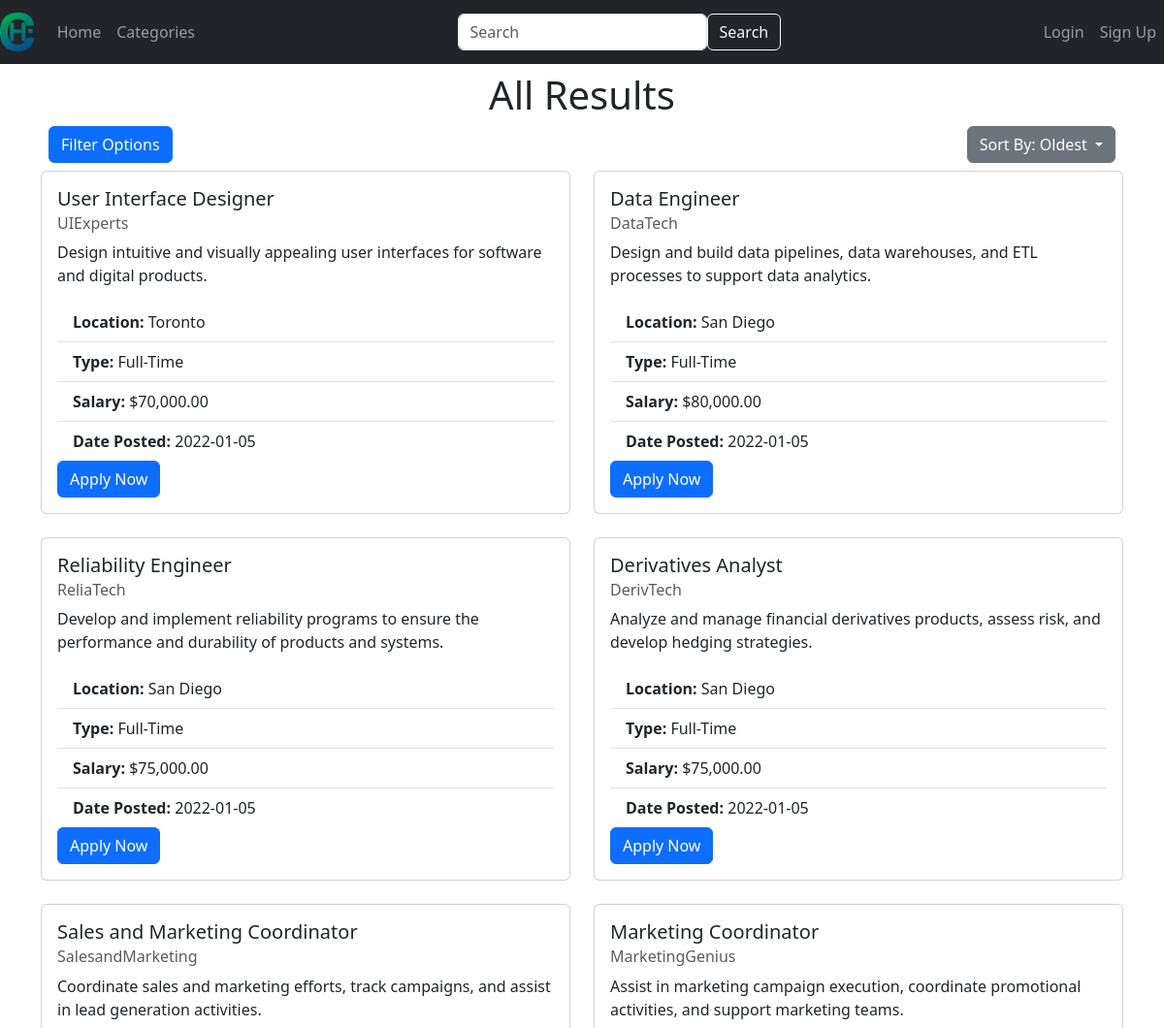
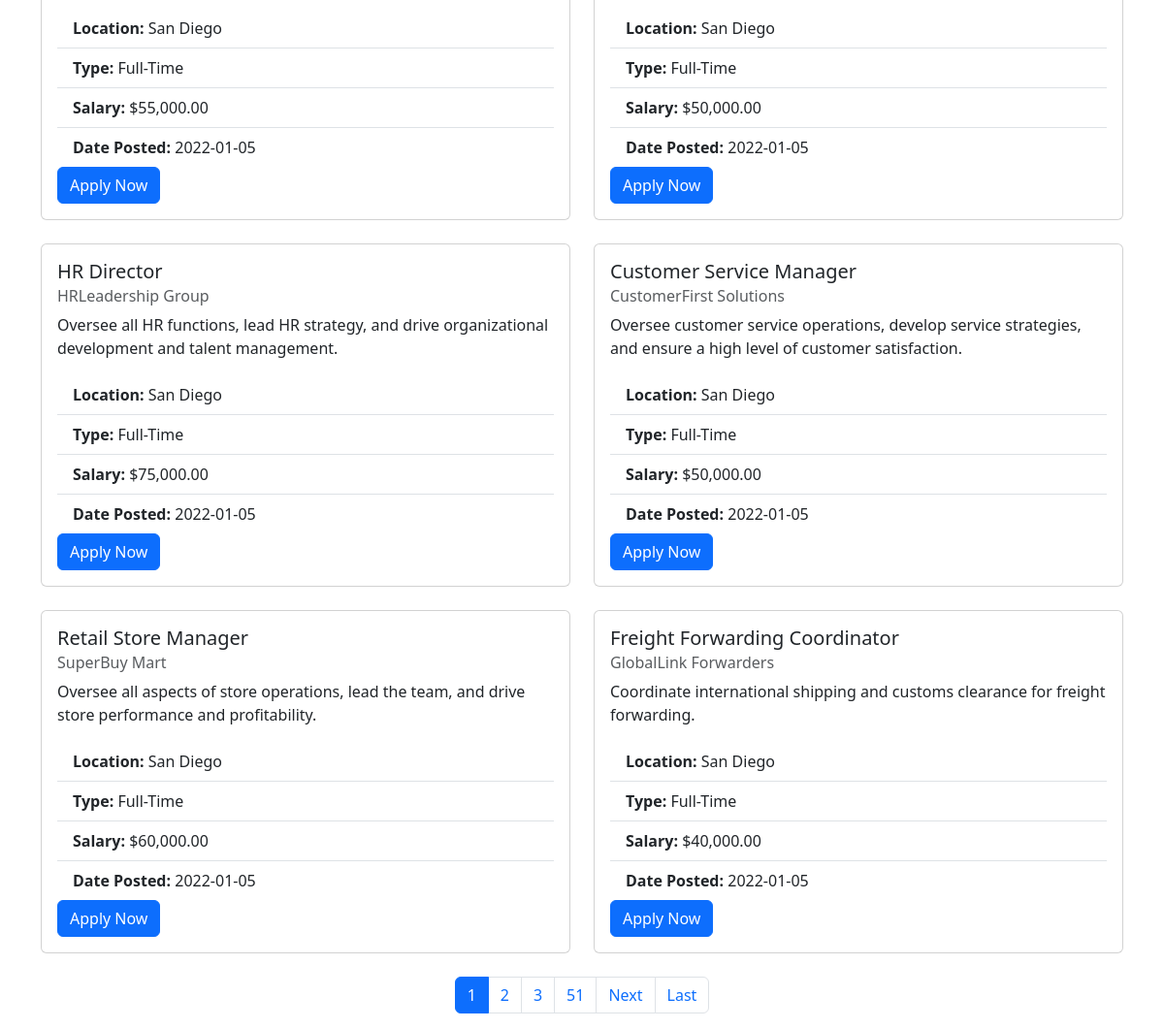
Screenshot of /search?query=&sort=oldest&min_salary=None&max_salary=None&posted_after=None&posted_before=None&job_type_filter=None with the database file from the repository (2 pictures, top to bottom).
### website/models.py (models this page shows)
class JobListing(db.Model):
    job_id = db.Column(db.Integer, primary_key=True)
    title = db.Column(db.String(128))
    company = db.Column(db.String(128))
    salary = db.Column(db.Integer)
    location = db.Column(db.String(128))
    type = db.Column(db.String(128))
    description = db.Column(db.String(32768))
    email = db.Column(db.String(128))
    date_posted = db.Column(db.DateTime(timezone=True), default=func.now())
    category_id = db.Column(db.Integer, db.ForeignKey('job_category.category_id'), nullable=False)
    category = db.relationship('JobCategory', backref=db.backref('job_listings', lazy=True))

### website/views.py (the view)
@views.route('/search', methods=['GET'])
def search():
    query = request.args.get('query', '').strip()
    page = request.args.get('page', 1, type=int)
    per_page = PAGE_SIZE
    sort_criteria = request.args.get('sort', 'newest')
    sort = sort_by(sort_criteria)
    filters = get_filters()
    search_results = JobListing.query.filter(
        JobListing.title.contains(query) |
        JobListing.company.contains(query))
    search_results = filter_results(search_results, filters).order_by(sort).paginate(page=page, per_page=per_page)
    if search_results.total == 0:
        search_results = None
    add_email_syntax(search_results)
    return render_template("search_results.html", query=query, search_results=search_results, user=current_user, sort=sort_criteria, filters=filters)

### website/__init__.py (called while the page is built)
def format_salary(value):
    try:
        salary = float(value)
        formatted_salary = "${:,.2f}".format(salary)
        return formatted_salary
    except ValueError:
        return value

### website/views.py (called while the page is built)
def sort_by(sort):
    if sort == 'newest':
        return JobListing.date_posted.desc()
    elif sort == 'oldest':
        return JobListing.date_posted.asc()
    elif sort == 'most_money':
        return JobListing.salary.desc()
    elif sort == 'least_money':
        return JobListing.salary.asc()
    else:
        return JobListing.date_posted.desc()

def filter_results(query, filters):
    if filters['min_salary']:
        query = query.filter(JobListing.salary >= filters['min_salary'])
    if filters['max_salary']:
        query = query.filter(JobListing.salary <= filters['max_salary'])
    if filters['posted_after']:
        query = query.filter(JobListing.date_posted >= filters['posted_after'])
    if filters['posted_before']:
        query = query.filter(JobListing.date_posted <= filters['posted_before'])
    if filters['job_type_filter']:
        query = query.filter(JobListing.type == filters['job_type_filter'])
    return query

def add_email_syntax(job_listings):
    if job_listings == None:
    	return None
    for job in job_listings.items:
        job.emailtitle = quote(job.title)
        job.emailcompany = quote(job.company)

### website/templates/search_results.html (shortened to what this page needs)
{% extends "base.html" %}
{% block content %}
{% if search_results %}
<div class="m-2 align-items-center">
  <div class="text-center">
    {% if query %}
    <h1>Search Results for "{{ query }}"</h1>
    {% else %}
    <h1>All Results</h1>
    {% endif %}
  </div>
  <div class="d-flex justify-content-between">
    <button class="btn btn-primary d-flex justify-content-start" type="button" data-toggle="collapse" data-target="#filterCollapse" aria-expanded="false" aria-controls="filterCollapse">
    Filter Options
    </button>
    <div class="d-flex justify-content-end">
      <div class="dropdown">
        <button class="btn btn-secondary dropdown-toggle" type="button" id="sortDropdown" data-toggle="dropdown" aria-haspopup="true" aria-expanded="false">
          {% if sort == 'most_money' %}
            Sort By: Highest Salary
          {% elif sort == 'least_money' %}
            Sort By: Lowest Salary
          {% elif sort %}
            Sort By: {{ sort|capitalize }}
          {% else %}
            Sort By: Newest
          {% endif %}
        </button>
      </div>
    </div>
  </div>
</div>
<div class="row mt-2">
	{% for job in search_results %}
	<div class="col-md-6 mb-4">
		<div class="card">
			<div class="card-body">
				<h5 class="card-title">{{ job.title }}</h5>
				<h6 class="card-subtitle mb-2 text-muted">{{ job.company }}</h6>
				<p class="card-text">{{ job.description }}</p>
				<ul class="list-group list-group-flush">
					<li class="list-group-item">
						<strong>Location:</strong> {{ job.location }}
					</li>
					<li class="list-group-item">
						<strong>Type:</strong> {{ job.type }}
					</li>
					<li class="list-group-item">
						<strong>Salary:</strong> {{ job.salary | format_salary
						}}
					</li>
					<li class="list-group-item">
						<strong>Date Posted:</strong> {{
						job.date_posted.strftime('%Y-%m-%d') }}
					</li>
				</ul>
        {% if current_user.is_authenticated %}
          <a href="mailto:{{ job.email }}?subject=Job%20Application%20-%20{{ job.emailtitle }}&body=Dear%20Hiring%20Manager,%0D%0A%0D%0AI%20would%20like%20to%20apply%20for%20the%20{{ job.emailtitle }}%20position%20at%20{{ job.emailcompany }}.%20Please%20find%20my%20resume%20attached.%0D%0A%0D%0AThank%20you,%0D%0A{{ current_user.first_name if current_user.first_name else 'Your%20Name' }}" class="btn btn-primary">Apply Now</a>
        {% else %}
          <a href="mailto:{{ job.email }}?subject=Job%20Application%20-%20{{ job.emailtitle }}&body=Dear%20Hiring%20Manager,%0D%0A%0D%0AI%20would%20like%20to%20apply%20for%20the%20{{ job.emailtitle }}%20position%20at%20{{ job.emailcompany }}.%20Please%20find%20my%20resume%20attached.%0D%0A%0D%0AThank%20you,%0D%0AYour%20Name" class="btn btn-primary">Apply Now</a>
        {% endif %}
			</div>
		</div>
	</div>
	{% endfor %}
  <nav aria-label="Page navigation">
    <ul class="pagination justify-content-center">
      {% for num in search_results.iter_pages(left_edge=1, right_edge=1, left_current=1, right_current=2) %}
        {% if num %}
          {% if num != search_results.page %}
            <li class="page-item"><a class="page-link" href="?query={{ query|default('') }}&sort={{ sort }}&min_salary={{ filters.min_salary|default('') }}&max_salary={{ filters.max_salary|default('') }}&posted_after={{ filters.posted_after|default('') }}&posted_before={{ filters.posted_before|default('') }}&job_type_filter={{ filters.job_type_filter|default('') }}&page={{ num }}">{{ num }}</a></li>
          {% else %}
            <li class="page-item active" aria-current="page"><span class="page-link">{{ num }}</span></li>
          {% endif %}
        {% endif %}
      {% endfor %}
      {% if search_results.has_next %}
        <li class="page-item"><a class="page-link" href="?query={{ query }}&sort={{ sort }}&min_salary={{ filters.min_salary|default('') }}&max_salary={{ filters.max_salary|default('') }}&posted_after={{ filters.posted_after|default('') }}&posted_before={{ filters.posted_before|default('') }}&job_type_filter={{ filters.job_type_filter|default('') }}&page={{ search_results.next_num }}">Next</a></li>
        <li class="page-item"><a class="page-link" href="?query={{ query }}&sort={{ sort }}&min_salary={{ filters.min_salary|default('') }}&max_salary={{ filters.max_salary|default('') }}&posted_after={{ filters.posted_after|default('') }}&posted_before={{ filters.posted_before|default('') }}&job_type_filter={{ filters.job_type_filter|default('') }}&page={{ search_results.pages }}">Last</a></li>
      {% endif %}
    </ul>
  </nav>
</div>
{% else %}
<h2 class="strong text-center mt-4">No results found</h2>
<div class="d-flex justify-content-center">
  <button onclick="history.back()" class="btn btn-primary d-flex justify-content-start">Go Back</button>
</div>
{% endif %}
{% endblock %}

### rows the page displays
JobListing: title "User Interface Designer", company "UIExperts", description "Design intuitive and visually appealing user interfaces for software and digital products.", location "Toronto", type "Full-Time", salary "$70,000.00", date_posted "2022-01-05"
JobListing: title "Data Engineer", company "DataTech", description "Design and build data pipelines, data warehouses, and ETL processes to support data analytics.", location "San Diego", type "Full-Time", salary "$80,000.00", date_posted "2022-01-05"
JobListing: title "Reliability Engineer", company "ReliaTech", description "Develop and implement reliability programs to ensure the performance and durability of products and systems.", location "San Diego", type "Full-Time", salary "$75,000.00", date_posted "2022-01-05"
JobListing: title "Derivatives Analyst", company "DerivTech", description "Analyze and manage financial derivatives products, assess risk, and develop hedging strategies.", location "San Diego", type "Full-Time", salary "$75,000.00", date_posted "2022-01-05"
JobListing: title "Sales and Marketing Coordinator", company "SalesandMarketing", description "Coordinate sales and marketing efforts, track campaigns, and assist in lead generation activities.", location "San Diego", type "Full-Time", salary "$55,000.00", date_posted "2022-01-05"
JobListing: title "Marketing Coordinator", company "MarketingGenius", description "Assist in marketing campaign execution, coordinate promotional activities, and support marketing teams.", location "San Diego", type "Full-Time", salary "$50,000.00", date_posted "2022-01-05"
JobListing: title "HR Director", company "HRLeadership Group", description "Oversee all HR functions, lead HR strategy, and drive organizational development and talent management.", location "San Diego", type "Full-Time", salary "$75,000.00", date_posted "2022-01-05"
JobListing: title "Customer Service Manager", company "CustomerFirst Solutions", description "Oversee customer service operations, develop service strategies, and ensure a high level of customer satisfaction.", location "San Diego", type "Full-Time", salary "$50,000.00", date_posted "2022-01-05"
JobListing: title "Retail Store Manager", company "SuperBuy Mart", description "Oversee all aspects of store operations, lead the team, and drive store performance and profitability.", location "San Diego", type "Full-Time", salary "$60,000.00", date_posted "2022-01-05"
JobListing: title "Freight Forwarding Coordinator", company "GlobalLink Forwarders", description "Coordinate international shipping and customs clearance for freight forwarding.", location "San Diego", type "Full-Time", salary "$40,000.00", date_posted "2022-01-05"

### other values shown
{{ sort|capitalize }} "Oldest"
{{ num }} "1"
{{ num }} "2" "3" "51"
